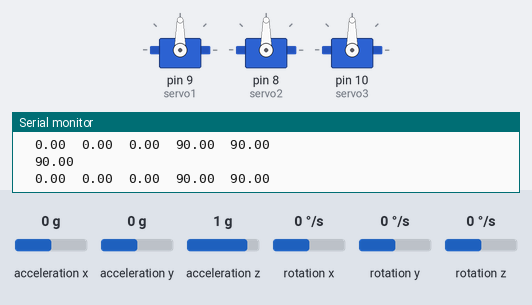
A sketch run on a simulated Arduino Uno, built with avr-gcc and run on an emulated ATmega328P. Shown: 3 × servo, the last lines printed to the serial monitor. Wiring (inferred from the names in the program): MPU-6050 motion sensor at I2C address 0x68. Inputs (shaded band) come from the test bench; at power-on: acceleration x 0 g, rotation x 0 °/s, acceleration z 1 g, acceleration y 0 g, rotation y 0 °/s, rotation z 0 °/s.

Above: at 1.3 s.
1.4 s: acceleration x set to -1.4 g
At 4.3 s:
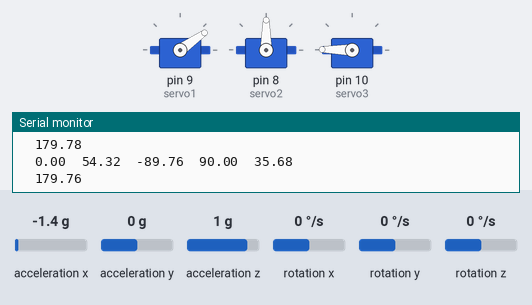
4.4 s: rotation x set to 100 °/s
7.4 s: acceleration z set to -1.4 g
At 9.7 s:
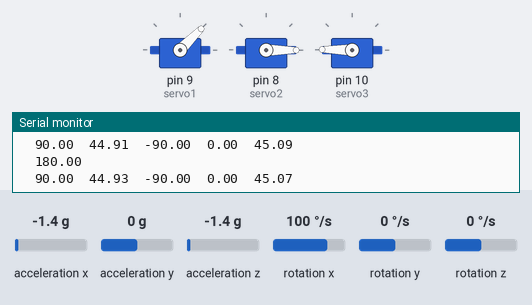
10.4 s: acceleration y set to -0.2 g
At 11.6 s:
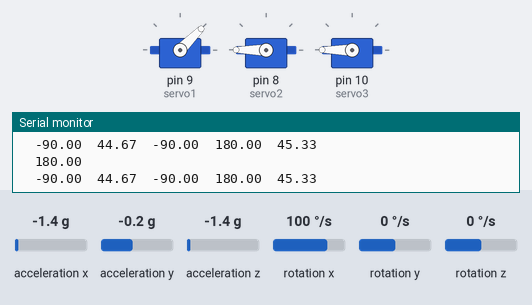
11.9 s: acceleration y set to 0.8 g
At 14.7 s:
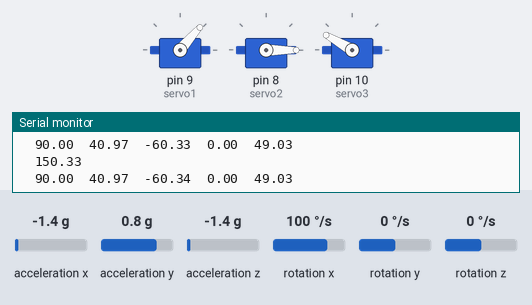
14.9 s: rotation y set to 192 °/s
Timing chart, 0 to 20.4 s (numbered marks = the images above; inputs shaded):
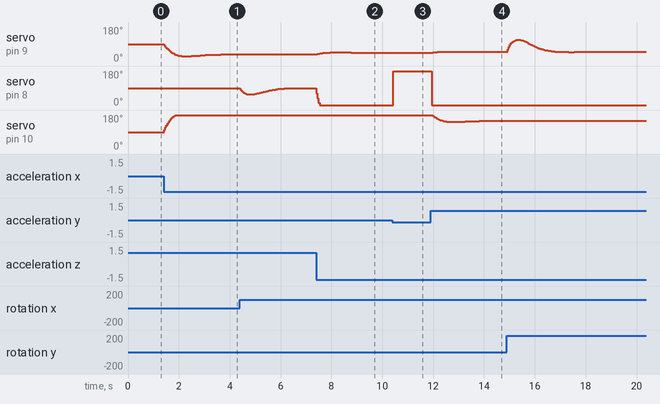

Measured:
- the behaviour switches between 0 and -0.1 g on acceleration y (found by bisection; images 2 and 3)
- after the input at 1.4 s, servo on pin 10 (servo3): rises from 90° to 180° in 0.43 s, then falls to 179° in 2.1 s
- after the input at 7.4 s, servo on pin 9 (servo1): rises from 35° to 46° in 0.56 s, then falls to 44° in 2.0 s; servo on pin 8 (servo2): 90° → 0° at once
- after the input at 10.4 s, servo on pin 9 (servo1): 44° → 45° at once; servo on pin 8 (servo2): 0° → 180° at once; servo on pin 10 (servo3): 179° → 180° after 0.04 s instead of 0.33 s
- after the input at 11.9 s, servo on pin 9 (servo1): 45° → 46° after 0.09 s, → 47° 0.09 s later, → 48° 0.09 s later, → 49° 0.21 s later; servo on pin 8 (servo2): 180° → 0° after 0.05 s

The sketch:

3dof_new.ino
```cpp
#include <MPU6050.h>

//#include <ESP32_Servo.h>
#include <Servo.h>
#include <PID_v1_bc.h>
#include <Kalman.h>
#include <Wire.h>


#define RESTRICT_PITCH

Kalman kalmanX; // Create the Kalman instances
Kalman kalmanY;
Kalman kalmanZ;

/* IMU Data */
double accX, accY, accZ;
double gyroX, gyroY, gyroZ;

Servo servo1;
Servo servo2;
Servo servo3;


double gyroXangle, gyroYangle,gyroZangle; // Angle calculate using the gyro only
double compAngleX, compAngleY,compAngleZ; // Calculated angle using a complementary filter
double kalAngleX, kalAngleY,kalAngleZ; // Calculated angle using a Kalman filter


uint32_t timer;
uint8_t i2cData[14]; // Buffer for I2C data

//PID data X
double SetpointX ,InputX,OutputX ;
double KpX =1, KiX = 0, KdX = 0.0000005;
PID PIDX(&InputX , &OutputX , &SetpointX , KpX, KiX , KdX, DIRECT) ;

// PID data Y
double SetpointY ,InputY,OutputY ;
double KpY = 1, KiY = 0 , KdY = 0.0000005;
PID PIDY(&InputY , &OutputY , &SetpointY , KpY, KiY , KdY, DIRECT) ;

// PID data Z
double SetpointZ, InputZ, OutputZ;
double KpZ = 1, KiZ = 0, KdZ = 0;
PID PIDZ(&InputZ, &OutputZ, &SetpointZ, KpZ, KiZ, KdZ, DIRECT);

// TODO: Make calibration routine

void setup() {
  Serial.begin(9600);
  Wire.begin();
  servo1.attach(9);
  servo2.attach(8);
  servo3.attach(10);


#if ARDUINO >= 157
  Wire.setClock(400000UL); // Set I2C frequency to 400kHz
#else
  TWBR = ((F_CPU / 400000UL) - 16) / 2; // Set I2C frequency to 400kHz
#endif

  i2cData[0] = 7; // Set the sample rate to 1000Hz - 8kHz/(7+1) = 1000Hz
  i2cData[1] = 0x00; // Disable FSYNC and set 260 Hz Acc filtering, 256 Hz Gyro filtering, 8 KHz sampling
  i2cData[2] = 0x00; // Set Gyro Full Scale Range to 250deg/s
  i2cData[3] = 0x00; // Set Accelerometer Full Scale Range to 2g
  while (i2cWrite(0x19, i2cData, 4, false)); // Write to all four registers at once
  while (i2cWrite(0x6B, 0x01, true)); // PLL with X axis gyroscope reference and disable sleep mode

  while (i2cRead(0x75, i2cData, 1));
  if (i2cData[0] != 0x68) { // Read "WHO_AM_I" register
    Serial.print(F("Error reading sensor"));
    while (1);
  }

  delay(100); // Wait for sensor to stabilize

  /* Set kalman and gyro starting angle */
  while (i2cRead(0x3B, i2cData, 6));
  accX = (int16_t)((i2cData[0] << 8) | i2cData[1]);
  accY = (int16_t)((i2cData[2] << 8) | i2cData[3]);
  accZ = (int16_t)((i2cData[4] << 8) | i2cData[5]);


#ifdef RESTRICT_PITCH // Eq. 25 and 26
  double roll  = atan2(accY, accZ) * RAD_TO_DEG;
  double pitch = atan(-accX / sqrt(accY * accY + accZ * accZ)) * RAD_TO_DEG;
  double yaw = atan2(accX, accY) * RAD_TO_DEG;
#else // Eq. 28 and 29
  double roll  = atan(accY / sqrt(accX * accX + accZ * accZ)) * RAD_TO_DEG;
  double pitch = atan2(-accX, accZ) * RAD_TO_DEG;
  double yaw = atan(accZ / sqrt(accX * accX + accZ * accZ)) * RAD_TO_DEG;
#endif

  kalmanX.setAngle(roll); // Set starting angle
  kalmanY.setAngle(pitch);
  kalmanZ.setAngle(yaw);
  gyroXangle = roll;
  gyroYangle = pitch;
  gyroZangle = yaw;
  compAngleX = roll;
  compAngleY = pitch;
  compAngleZ = yaw;
  timer = micros();

  // The desired value
  SetpointX = 90;
  SetpointY = 90;
  SetpointZ = 90;


  servo1.write(0);
  servo2.write(0);
  servo3.write(0);


  //Turn the PID
  PIDX.SetMode(AUTOMATIC);
  PIDY.SetMode(AUTOMATIC);
  PIDZ.SetMode(AUTOMATIC);
  PIDX.SetSampleTime(10);
  PIDY.SetSampleTime(10);
  PIDZ.SetSampleTime(10);
}
void loop() {
  // Read all the values from the MPU6050 sensor, calculates the angles and filters them
  mpuKalman();

  // The desired value
  SetpointX = 90;
  SetpointY = 90;
  SetpointZ = 90;


  InputX = kalAngleX;
  InputY = kalAngleY;
  InputZ = kalAngleZ;


  if(InputX < -90.0 ) {
    InputX = -90.0 ;
  } else if (InputX > 90.0) {
    InputX = 90.0 ;
  }

  if(InputY < -90.0 ) {
    InputY = -90.0 ;
  } else if (InputY > 90.0) {
    InputY = 90.0 ;
  }
  if (InputZ < -90.0) {
    InputZ = -90.0;
  } else if (InputZ > 90.0) {
    InputZ = 90.0;
  }

  //Compute the Output
  PIDX.Compute();
  PIDY.Compute();
  PIDZ.Compute();

  servo1.write(OutputY);
  servo2.write(OutputX);
  servo3.write(OutputZ);


  /* Print Data */

  Serial.print(InputX); Serial.print("\t");
  Serial.print(InputY); Serial.print("\t");
  Serial.print(InputZ); Serial.print("\t");
  //Serial.print(SetpointY); Serial.print("\t");
  Serial.print(OutputX); Serial.print("\t");
  Serial.println(OutputY); Serial.print("\t");
  Serial.println(OutputZ); Serial.print("\t");


}

// Read all the values from the MPU6050 sensor, calculates the angles and filters them
void mpuKalman() {
  /* Update all the values */
  while (i2cRead(0x3B, i2cData, 14));
  accX = (int16_t)((i2cData[0] << 8) | i2cData[1]);
  accY = (int16_t)((i2cData[2] << 8) | i2cData[3]);
  accZ = (int16_t)((i2cData[4] << 8) | i2cData[5]);
  gyroX = (int16_t)((i2cData[8] << 8) | i2cData[9]);
  gyroY = (int16_t)((i2cData[10] << 8) | i2cData[11]);
  gyroZ = (int16_t)((i2cData[12] << 8) | i2cData[13]);;

  double dt = (double)(micros() - timer) / 1000000; // Calculate delta time
  timer = micros();


  // It is then converted from radians to degrees
#ifdef RESTRICT_PITCH
  double roll  = atan2(accY, accZ) * RAD_TO_DEG;
  double pitch = atan(-accX / sqrt(accY * accY + accZ * accZ)) * RAD_TO_DEG;
  double yaw = atan2(accX, accY) * RAD_TO_DEG;
#else // Eq. 28 and 29
  double roll  = atan(accY / sqrt(accX * accX + accZ * accZ)) * RAD_TO_DEG;
  double pitch = atan2(-accX, accZ) * RAD_TO_DEG;
  double yaw = atan(accZ / sqrt(accX * accX + accZ * accZ)) * RAD_TO_DEG;
#endif

  double gyroXrate = gyroX / 131.0; // Convert to deg/s
  double gyroYrate = gyroY / 131.0; // Convert to deg/s
  double gyroZrate = gyroZ / 131.0; // Convert to deg/s

#ifdef RESTRICT_PITCH
  // This fixes the transition problem when the accelerometer angle jumps between -180 and 180 degrees
  if ((roll < -90 && kalAngleX > 90) || (roll > 90 && kalAngleX < -90)) {
    kalmanX.setAngle(roll);
    compAngleX = roll;
    kalAngleX = roll;
    gyroXangle = roll;

  } else
    kalAngleX = kalmanX.getAngle(roll, gyroXrate, dt); // Calculate the angle using a Kalman filter

  if (abs(kalAngleX) > 90)
    gyroYrate = -gyroYrate; // Invert rate, so it fits the restriced accelerometer reading
  kalAngleY = kalmanY.getAngle(pitch, gyroYrate, dt);
  //kalAngleZ = kalmanZ.getAngle(yaw, gyroZrate, dt);
#else
  // This fixes the transition problem when the accelerometer angle jumps between -180 and 180 degrees
  if ((pitch < -90 && kalAngleY > 90) || (pitch > 90 && kalAngleY < -90)) {
    kalmanY.setAngle(pitch);
    compAngleY = pitch;
    kalAngleY = pitch;
    gyroYangle = pitch;
  } else
    kalAngleY = kalmanY.getAngle(pitch, gyroYrate, dt); // Calculate the angle using a Kalman filter

  if (abs(kalAngleY) > 90)
    gyroXrate = -gyroXrate; // Invert rate, so it fits the restriced accelerometer reading
  kalAngleX = kalmanX.getAngle(roll, gyroXrate, dt); // Calculate the angle using a Kalman filter
  //kalAngleZ = kalmanZ.getAngle(yaw, gyroZrate, dt);
#endif
//kalAngleZ = kalmanZ.getAngle(yaw, gyroZrate, dt);

#ifdef RESTRICT_ROLL
  // Handle roll when RESTRICT_PITCH is defined
  // This fixes the transition problem when the accelerometer angle jumps between -180 and 180 degrees
  if ((roll < -90 && kalAngleX > 90) || (roll > 90 && kalAngleX < -90)) {
    kalmanX.setAngle(roll);
    compAngleX = roll;
    kalAngleX = roll;
    gyroXangle = roll;
  } else {
    kalAngleX = kalmanX.getAngle(roll, gyroXrate, dt); // Calculate the angle using a Kalman filter
  }

  if (abs(kalAngleX) > 90) {
    gyroYrate = -gyroYrate; // Invert rate, so it fits the restricted accelerometer reading
  }
  kalAngleY = kalmanY.getAngle(pitch, gyroYrate, dt);
  //kalAngleZ = kalmanZ.getAngle(yaw, gyroZrate, dt);

  // Handle yaw if needed
  // Uncomment and implement if yaw handling is required here
  if ((yaw < -90 && kalAngleZ > 90) || (yaw > 90 && kalAngleZ < -90)) {
     kalmanZ.setAngle(yaw);
     compAngleZ = yaw;
     kalAngleZ = yaw;
     gyroZangle = yaw;
   } else {
     kalAngleZ = kalmanZ.getAngle(yaw, gyroZrate, dt); // Calculate the angle using a Kalman filter
   }

  if (abs(kalAngleZ) > 90) {
     gyroXrate = -gyroXrate; // Invert rate, so it fits the restricted accelerometer reading
  }
#else
  // Handle pitch when RESTRICT_PITCH is not defined
  // This fixes the transition problem when the accelerometer angle jumps between -180 and 180 degrees
  if ((pitch < -90 && kalAngleY > 90) || (pitch > 90 && kalAngleY < -90)) {
    kalmanY.setAngle(pitch);
    compAngleY = pitch;
    kalAngleY = pitch;
    gyroYangle = pitch;
  } else {
    kalAngleY = kalmanY.getAngle(pitch, gyroYrate, dt); // Calculate the angle using a Kalman filter
  }

  if (abs(kalAngleY) > 90) {
    gyroXrate = -gyroXrate; // Invert rate, so it fits the restricted accelerometer reading
  }
  kalAngleX = kalmanX.getAngle(roll, gyroXrate, dt); // Calculate the angle using a Kalman filter
  kalAngleZ = kalmanZ.getAngle(yaw, gyroZrate, dt);

  // Handle yaw if needed
  // Uncomment and implement if yaw handling is required here
  if ((yaw < -90 && kalAngleZ > 90) || (yaw > 90 && kalAngleZ < -90)) {
     kalmanZ.setAngle(yaw);
     compAngleZ = yaw;
     kalAngleZ = yaw;
     gyroZangle = yaw;
  } else {
     kalAngleZ = kalmanZ.getAngle(yaw, gyroZrate, dt); // Calculate the angle using a Kalman filter
  }

  if (abs(kalAngleZ) > 90) {
     gyroXrate = -gyroXrate; // Invert rate, so it fits the restricted accelerometer reading
 }
#endif


  gyroXangle += gyroXrate * dt; // Calculate gyro angle without any filter
  gyroYangle += gyroYrate * dt;
  gyroZangle += gyroZrate * dt;
  //gyroXangle += kalmanX.getRate() * dt; // Calculate gyro angle using the unbiased rate
  //gyroYangle += kalmanY.getRate() * dt;

  compAngleX = 0.93 * (compAngleX + gyroXrate * dt) + 0.07 * roll; // Calculate the angle using a Complimentary filter
  compAngleY = 0.93 * (compAngleY + gyroYrate * dt) + 0.07 * pitch;
  compAngleZ = 0.93 * (compAngleZ + gyroZrate * dt) + 0.07 * yaw;

  // Reset the gyro angle when it has drifted too much
  if (gyroXangle < -180 || gyroXangle > 180)
    gyroXangle = kalAngleX;
  if (gyroYangle < -180 || gyroYangle > 180)
    gyroYangle = kalAngleY;
  if (gyroZangle < -180 || gyroZangle > 180)
    gyroZangle = kalAngleZ;

}


const uint8_t IMUAddress = 0x68; // AD0 is logic low on the PCB
const uint16_t I2C_TIMEOUT = 1000; // Used to check for errors in I2C communication

uint8_t i2cWrite(uint8_t registerAddress, uint8_t data, bool sendStop) {
  return i2cWrite(registerAddress, &data, 1, sendStop); // Returns 0 on success
}

uint8_t i2cWrite(uint8_t registerAddress, uint8_t *data, uint8_t length, bool sendStop) {
  Wire.beginTransmission(IMUAddress);
  Wire.write(registerAddress);
  Wire.write(data, length);
  uint8_t rcode = Wire.endTransmission(sendStop); // Returns 0 on success
  if (rcode) {
    Serial.print(F("i2cWrite failed: "));
    Serial.println(rcode);
  }
  return rcode; // See: http://arduino.cc/en/Reference/WireEndTransmission
}

uint8_t i2cRead(uint8_t registerAddress, uint8_t *data, uint8_t nbytes) {
  uint32_t timeOutTimer;
  Wire.beginTransmission(IMUAddress);
  Wire.write(registerAddress);
  uint8_t rcode = Wire.endTransmission(false); // Don't release the bus
  if (rcode) {
    Serial.print(F("i2cRead failed: "));
    Serial.println(rcode);
    return rcode;
  }
  Wire.requestFrom(IMUAddress, nbytes, (uint8_t)true); // Send a repeated start and then release the bus after reading
  for (uint8_t i = 0; i < nbytes; i++) {
    if (Wire.available())
      data[i] = Wire.read();
    else {
      timeOutTimer = micros();
      while (((micros() - timeOutTimer) < I2C_TIMEOUT) && !Wire.available());
      if (Wire.available())
        data[i] = Wire.read();
      else {
        Serial.println(F("i2cRead timeout"));
        return 5; // This error value is not already taken by endTransmission
      }
    }
  }
  return 0; // Success
}
```
